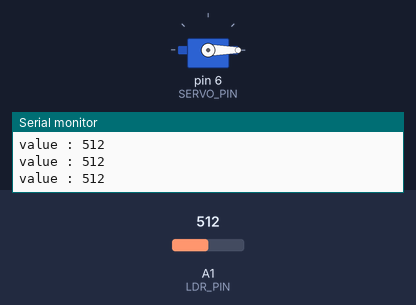
The sketch below on a simulated Arduino Uno, built with avr-gcc and run on an emulated ATmega328P. Parts: servo, the last lines printed to the serial monitor. Inputs (shaded band) come from the test bench; at power-on: A1 (LDR_PIN) = 512.

Above: at 1.3 s.
1.4 s: A1 (LDR_PIN) set to 263
2.9 s: A1 (LDR_PIN) set to 235
At 3.9 s:
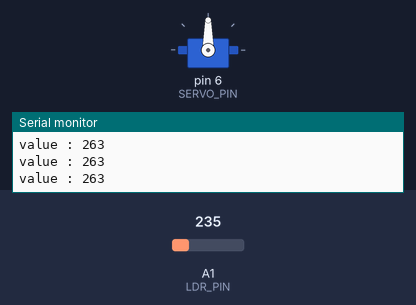
4.5 s: A1 (LDR_PIN) set to 260
At 5.1 s:
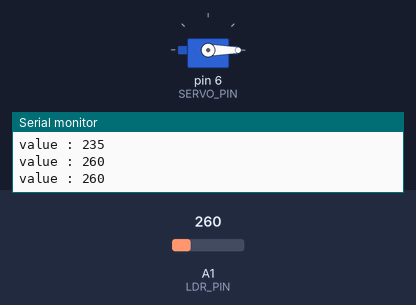
6.0 s: A1 (LDR_PIN) set to 240
At 7.4 s:
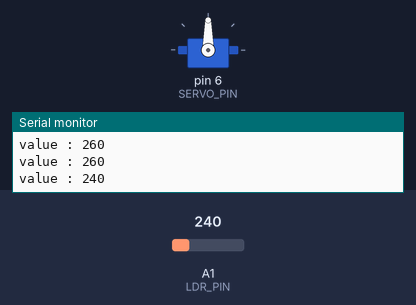
Timing chart, 0 to 8.5 s (numbered marks = the images above; inputs shaded):
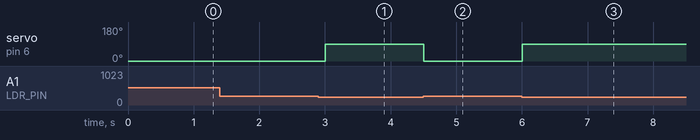

Measured:
- the behaviour switches between 251 and 250 on A1 (LDR_PIN) (found by bisection; images 0 and 1)
- after the input at 2.9 s, servo on pin 6 (SERVO_PIN): 0° → 90° after 0.10 s
- after the input at 4.5 s, servo on pin 6 (SERVO_PIN): 90° → 0° at once
- after the input at 6.0 s, servo on pin 6 (SERVO_PIN): 0° → 90° at once

The sketch:

Servo_LDR.ino
```cpp
#include <Servo.h>

// Constants
const int LDR_PIN = A1;      // LDR pin connected to analog input A0
const int SERVO_PIN = 6;     // Servo pin connected to digital pin 9
const int LDR_THRESHOLD = 250; // LDR threshold value for servo activation

Servo servo;

void setup() {
  Serial.begin(9600);
  pinMode(LDR_PIN, INPUT);
  servo.attach(SERVO_PIN);
}

void loop() {
  // Read LDR value
  int ldrValue = analogRead(LDR_PIN);

  if (ldrValue <= LDR_THRESHOLD) {
    // LDR value below threshold, rotate servo 90 degrees
    servo.write(90);
    delay(1000);
  } else {

    servo.write(0);
  }
    Serial.print("value : ");
    Serial.println(ldrValue);
    delay(500);
}
```
